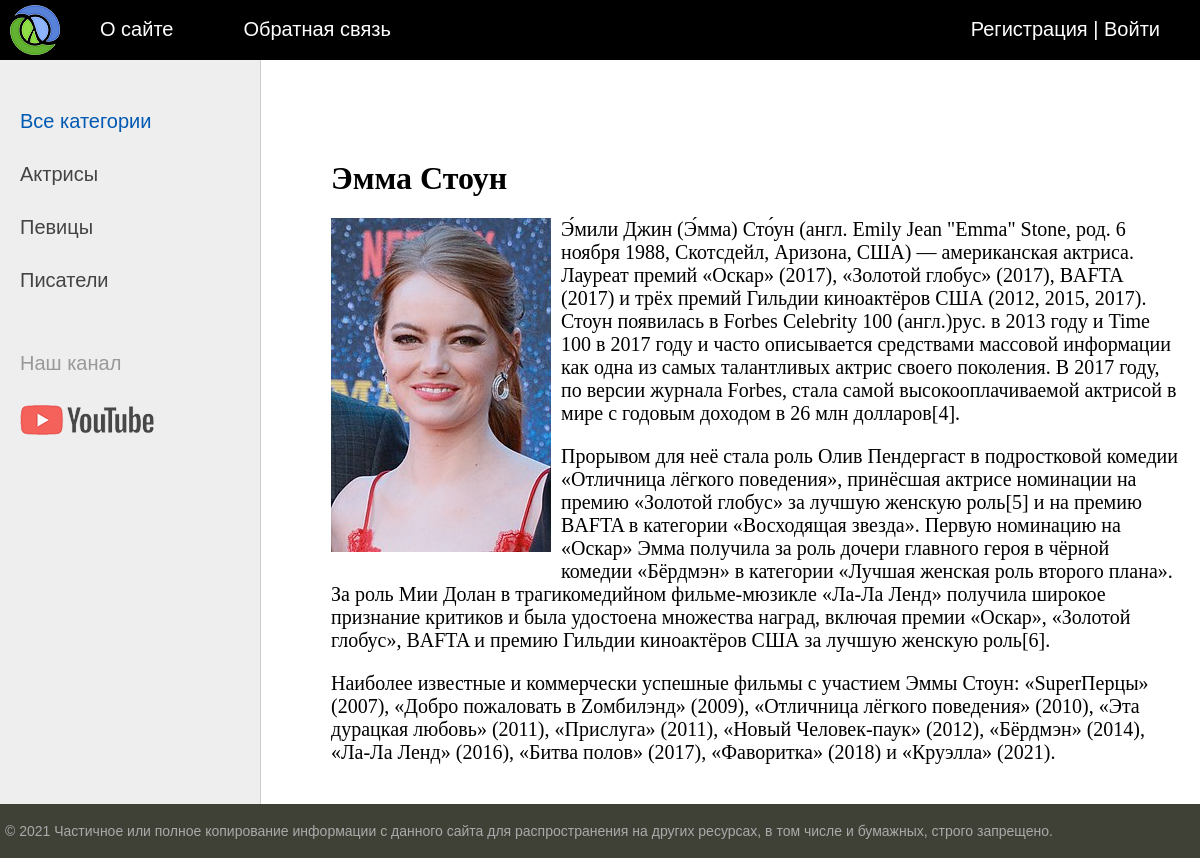
The page /post/emma-stoun/ on the database its author committed.
### women/models.py (models this page shows, shortened)
class Category(models.Model):
    name = models.CharField(max_length=100, db_index=True, verbose_name="Категория")
    slug = models.SlugField(max_length=255, unique=True, db_index=True, verbose_name="URL")
    def get_absolute_url(self):
        return reverse('category', kwargs={'cat_slug': self.slug})
    class Meta:
        verbose_name = "Категория"
        verbose_name_plural = "Категории"
        ordering = ['name']

class Women(models.Model):
    title = models.CharField(max_length=255, verbose_name="Заголовок")
    slug = models.SlugField(max_length=255, unique=True, db_index=True, verbose_name="URL")
    content = models.TextField(blank=True, verbose_name="Содержание")
    photo = models.ImageField(upload_to="photos/%Y/%m/%d/", verbose_name="Фото")
    time_create = models.DateTimeField(auto_now_add=True, verbose_name="Время создания")
    time_update = models.DateTimeField(auto_now=True, verbose_name="Время обновления")
    is_published = models.BooleanField(default=True, verbose_name="Статус побликации")
    cat = models.ForeignKey('Category', on_delete=models.PROTECT, verbose_name="ID категории")
    def __str__(self):
        return self.title
    class Meta:
        verbose_name = "Известные женщины"
        verbose_name_plural = "Известные женщины"
        ordering = ['-time_create', 'title']

### women/views.py (the view)
# urls.py: path('post/<slug:post_slug>/', ShowPost.as_view(), name='post'),
class ShowPost(DataMixin, DetailView):
    model = Women
    template_name = 'women/post.html'
    slug_url_kwarg = 'post_slug'
    context_object_name = 'post'
    def get_context_data(self, *, object_list=None, **kwargs):
        context = super().get_context_data(**kwargs)
        c_def = self.get_user_context(title=context['post'])
        return dict(list(context.items()) + list(c_def.items()))

### women/utils.py (called while the page is built)
    def get_user_context(self, **kwargs):
        context = kwargs
        cats = cache.get('cats')
        if not cats:
            cats = Category.objects.annotate(Count('women'))
            cache.set('cats', cats, 60)
        user_menu = menu.copy()
        if not self.request.user.is_authenticated:
            user_menu.pop(1)
        context['menu'] = user_menu
        context['cats'] = cats
        if 'cat_selected' not in context:
            context['cat_selected'] = 0
        return context

### women/templates/women/post.html
{% extends 'women/base.html' %}
{% block content %}
<h1>{{post.title}}</h1>
{% if post.photo %}
<p><img class="img-article-left" src="{{post.photo.url}}"></p>
{% endif %}
{{post.content|linebreaks}}
{% endblock %}

### women/templates/women/base.html (shortened to what this page needs)
{% load static %}
{% load women_tags %}
<!DOCTYPE html>
<html>
<head>
	<link type="text/css" href="{% static 'women/css/styles.css' %}" rel="stylesheet" />
</head>
<body>
<table class="table-page" border=0 cellpadding="0" cellspacing="0">
<tr><td valign=top>
{% block mainmenu %}
		<div class="header">
			<ul id="mainmenu" class="mainmenu">
			<li class="logo"><a href="{% url 'home' %}"><div class="logo"></div></a></li>
{% for m in menu %}
			<li><a href="{% url m.url_name %}">{{m.title}}</a></li>
{% endfor %}
				{% if request.user.is_authenticated %}
				<li class="last"> {{user.username}} | <a href="{% url 'logout' %}">Выйти</a></li>
				{% else %}
				<li class="last"><a href="{% url 'register' %}">Регистрация</a> | <a href="{% url 'login' %}">Войти</a></li>
				{% endif %}
			</ul>
		</div>
{% endblock mainmenu %}
<table class="table-content" border=0 cellpadding="0" cellspacing="0">
<tr>
	<td valign="top" class="left-chapters">
	<ul id="leftchapters">
{% if cat_selected == 0 %}
		<li class="selected">Все категории</li>
{% else %}
		<li><a href="{% url 'home' %}">Все категории</a></li>
{% endif %}
{% for c in cats %}
{% if c.women__count > 0 %}
	{% if c.pk == cat_selected %}
		<li class="selected">{{c.name}}</li>
	{% else %}
		<li><a href="{{ c.get_absolute_url }}">{{c.name}}</a></li>
	{% endif %}
{% endif %}
{% endfor %}
		<li class="share">
		<p>Наш канал</p>
		<a class="share-yt" href="https://www.youtube.com/channel/UClJzWfGWuGJL2t-3dYKcHTA/playlists" target="_blank" rel="nofollow"></a>
		</li>
	</ul>
</td>
<td valign="top" class="content">
	<div class="content-text">
{% block content %}
{% endblock %}
	</div>
</td></tr></table>
</td></tr>
<tr><td valign=top>
	<div id="footer">
		<p>&copy; 2021 Частичное или полное копирование информации с данного сайта для распространения на других ресурсах, в том числе и бумажных, строго запрещено.</p>
	</div>
</td></tr></table>
</body>
</html>

### women/static/women/css/styles.css (style rules this page uses)
html, body { font-family: 'Arial'; margin: 0; padding: 0; height: 100%; width: 100%; color: #444; }
a { color: #0059b2; text-decoration: none; }
img { max-width: 600px; height: auto; }
img.img-article-left { max-width: 300px; height: auto; float: left; padding: 0 10px 10px 0; }
.table-page { width: 100%; height: 100%; vertical-align: top; }
.table-page tr { height: 100%; }
.header { background: black; height: 60px; }
.logo { background: url('../images/logo.png') no-repeat 10px 5px; width: 70px; height: 60px; }
ul.mainmenu { list-style: none; margin: 0; padding: 0; height: 60px; color: white; font-size: 20px; overflow: hidden; }
ul.mainmenu li { float: left; margin: 18px 40px 0 30px; }
ul.mainmenu li.logo { margin: 0; }
ul.mainmenu li.last { float: right; }
ul.mainmenu li a { color: white; text-decoration: none; }
.table-content { width: 100%; min-height: 100%; height: 100%; }
.left-chapters { margin: 0; background: #eee; border-right: 1px solid #ccc; min-height: 100%; }
.left-chapters ul { width: 230px; min-height: 100%; margin: 0; padding: 20px 10px 10px 20px; list-style: none; font-size: 20px; }
.left-chapters ul li { margin: 30px 0 0 0; color: #999; }
.left-chapters ul li.selected { color: #0059b2; }
.left-chapters ul li a { color: #444; text-decoration: none; }
.left-chapters ul li.share { margin: 60px 0 0 0; }
.left-chapters ul li.share p { margin: 30px 0 30px 0; }
.left-chapters ul li.share a { display: inline-block; width: 40px; height: 40px; margin: 0 20px 0 0; }
.left-chapters ul li.share a.share-yt { width: 100%; height: 30px; background: url('../images/share_yt.png') no-repeat 0 0 }
.content { padding: 40px 20px 20px 40px; width: 100%; box-sizing: border-box; }
.content-text { margin: 60px 0 0 30px; color: #000; font-size: 20px; font-family: Yandex Sans Display Light; }
.content-text h1 { font-size: 32px; }
#footer { box-sizing: border-box; background: #3F4137; padding: 5px; color: #aaa; font-size: 14px; font-family: Verdana, Geneva, Arial, Helvetica; text-align: left; overflow: hidden; }

### rows shown on the page
Category: name "Актрисы"
Category: name "Певицы"
Category: name "Писатели"
Women: title "Эмма Стоун", photo (picture), content "Э́мили Джин (Э́мма) Сто́ун (англ. Emily Jean \"Emma\" Stone, род. 6 ноября 1988, Скотсдейл, Аризона, США) — американская актриса. Лауреат премий «Оскар» (2017), «Золотой глобус» (2017), BAFTA (2017) и трёх премий Гильдии киноактёров США (2012, 2015, 2017). Стоун появилась в Forbes Celebrity 100 (англ.)рус. в 2013 году и Time 100 в 2017 году и часто описывается средствами массовой информации как одна из самых талантливых актрис своего поколения. В 2017 году, по версии журнала Forbes, стала самой высокооплачиваемой актрисой в мире с годовым доходом в 26 млн долларов[4]. Прорывом для неё стала роль Олив Пендергаст в подростковой комедии «Отличница лёгкого поведения», принёсшая актрисе номинации…"

### other values the page prints
{{ m.title }} "О сайте" "Обратная связь"
